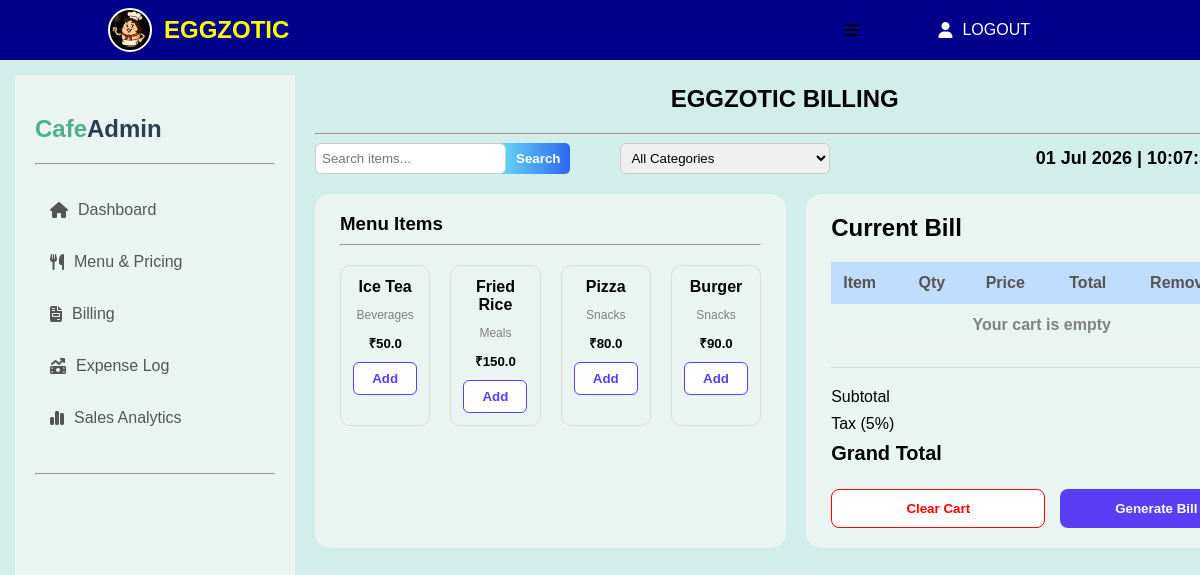
Screenshot of /billing with the database file from the repository.
### tables this page shows
CREATE TABLE menu (
        id INTEGER PRIMARY KEY AUTOINCREMENT,
        name TEXT UNIQUE NOT NULL,
        category TEXT NOT NULL,
        price REAL NOT NULL,
        UNIQUE(name, category)
    );

### billing.py (the view)
@billing_bp.route("/billing")
def billing():
    conn = get_connection()
    cursor = conn.cursor()
    cursor.execute("SELECT * FROM menu")
    items = cursor.fetchall()
    conn.close()
    search = request.args.get("search", "")
    category = request.args.get("category", "")
    items = get_menu_items(search, category)
    message = ""
    if search and len(items) == 0:
        message = "Item Not Found"
    if category and len(items) == 0:
        message = "Item Not Found"
    return render_template("billing.html", items=items, search=search, selected_category=category, message=message)

### database.py (called while the page is built)
def get_connection():
    conn = sqlite3.connect("database.db")
    conn.row_factory = sqlite3.Row
    return conn

def get_menu_items(search="", category=""):
    conn = get_connection()
    cursor = conn.cursor()
    query = "SELECT * FROM menu WHERE 1=1"
    values = []
    if search:
        query += " AND name LIKE ?"
        values.append(f"%{search}%")
    if category and category != "All":
        query += " AND category = ?"
        values.append(category)
    query += " ORDER BY id DESC"
    cursor.execute(query, values)
    items = cursor.fetchall()
    conn.close()
    return items

### templates/billing.html (shortened to what this page needs)
{% extends "base.html" %}
{% block content %}
<div class="containerBill">
    <h2 style="margin-left: 38%;">EGGZOTIC BILLING</h2>
    <hr>
    <div class="billing-top">
        <form method="GET" action="/billing" class="table-controls">
        <div class="table-controls">
            <div class="subControll">
            <input type="text" name="search" placeholder="Search items..."  value="{{ search }}">
            <button type="submit">Search</button>
            </div>
            <select name="category" onchange="this.form.submit()">
                    <option value="All">All Categories</option>
            </select>
        </div>
        </form>
        <div class="date-time" id="date-time">4 May 2025 | 11:45 AM</div>
    </div>
    <div class="billing-container">
    <div class="menu-section">
        <h3>Menu Items<hr></h3>
        <div class="menu-grid">
            {% for item in items %}
            <div class="itemenu-card">
                <h4>{{ item[1] }}</h4>
                <p>{{ item[2] }}</p>
                <h5>₹{{ item[3] }}</h5>
                <button class="add-btnn" data-name="{{ item[1] }}" data-category="{{ item[2] }}" data-price="{{ item[3] }}">Add</button>
            </div>
            {% endfor %}
        </div>
    </div>
        <div class="bill-section">
            <div class="bill-header">
                <h2>Current Bill</h2>
            </div>
            <div class="billScroll">
            <table>
                <thead>
                    <tr>
                        <th>Item</th>
                        <th>Qty</th>
                        <th>Price</th>
                        <th>Total</th>
                        <th>Remove</th>
                    </tr>
                </thead>
                <tbody id="cart-items">
                </tbody>
            </table>
            </div>
            <div class="bill-total">
                <div class="total-row">
                    <span>Subtotal</span>
                </div>
                <div class="total-row">
                    <span>Tax (5%)</span>
                </div>
                <div class="grand-total">
                    <span>Grand Total</span>
                </div>
            </div>
            <div class="bill-buttons">
                <button class="clear-cart" id="clear-cart-btn">Clear Cart</button>
                <button class="generate-btn" id="generate-bill">Generate Bill</button>
            </div>
        </div>
    </div>
</div>
{% endblock %}

### static/dashboard.css (style rules this page uses)
body { margin: 0; font-family: Arial, sans-serif; background: #cbece9e0; display: flex; height: 100vh; }
table { width: 100%; border-collapse: collapse; }
thead { background-color: #c0dcff; }
thead th { text-align: left; padding: 12px; font-weight: 600; color: #555; }
.form-group input, select { padding: 8px; border: 1px solid #ccc; border-radius: 6px; width: 210px; }
.table-controls { display: flex; gap: 50px; margin-right: 40px; }
.subControll { display: flex; border-radius: 25px; background-color: #62cff4; }
.table-controls input, .table-controls select { padding: 6px; border: 1px solid #ccc; border-radius: 6px; }
button { padding: 6px 10px; border-radius: 5px; cursor: pointer; font-weight: bold; color: white; border: none; background: linear-gradient(to right, #62cff4, #2c67f2); }
.containerBill { top: 60px; left: 300px; position: fixed; width: 78%; height: 100vh; padding: 5px; margin-left: 10px; }
.billing-top { display: flex; justify-content: space-between; align-items: center; margin-bottom: 20px; }
.date-time { font-weight: bold; font-size: 18px; }
.billing-container { display: flex; gap: 20px; }
.menu-section { flex: none; background: #eaf5f2; padding: 0 25px 25px 25px; border-radius: 15px; width: 45%; }
.menu-grid { display: grid; grid-template-columns: repeat(4,1fr); gap: 20px; max-height: 400px; overflow-y: auto; }
.itemenu-card { border: 1px solid #ddd; border-radius: 10px; padding: 2px; text-align: center; }
.itemenu-card p { color: gray; font-size: 12px; }
.itemenu-card button { padding: 8px 18px; border: 1px solid #5b3df5; background: white; color: #5b3df5; border-radius: 6px; cursor: pointer; margin: 10px 10px; }
h4,h5 { margin: 10px 6px 0px 6px; }
.bill-section { flex: none; background: #eaf5f2; padding: 0 25px 0 25px; border-radius: 15px; height: 80%; width: 45%; }
.billScroll { max-height: 260px; overflow-y: auto; }
.bill-total { margin-top: 20px; border-top: 1px solid #ddd; padding-top: 20px; }
.total-row, .grand-total { display: flex; justify-content: space-between; margin-bottom: 5px; }
.grand-total { font-size: 20px; font-weight: bold; margin-top: 5px; }
.bill-buttons { display: flex; gap: 15px; margin-top: 20px; }
.clear-cart { flex: 1; border: 1px solid red; color: red; background: white; border-radius: 8px; cursor: pointer; margin-bottom: 20px; }
.generate-btn { flex: 1; padding: 12px 0px 12px 0px; border: none; background: #5b3df5; color: white; border-radius: 8px; cursor: pointer; margin-bottom: 20px; }

### rows the page displays
menu: name "Ice Tea", category "Beverages", price "50.0"
menu: name "Fried Rice", category "Meals", price "150.0"
menu: name "Pizza", category "Snacks", price "80.0"
menu: name "Burger", category "Snacks", price "90.0"
